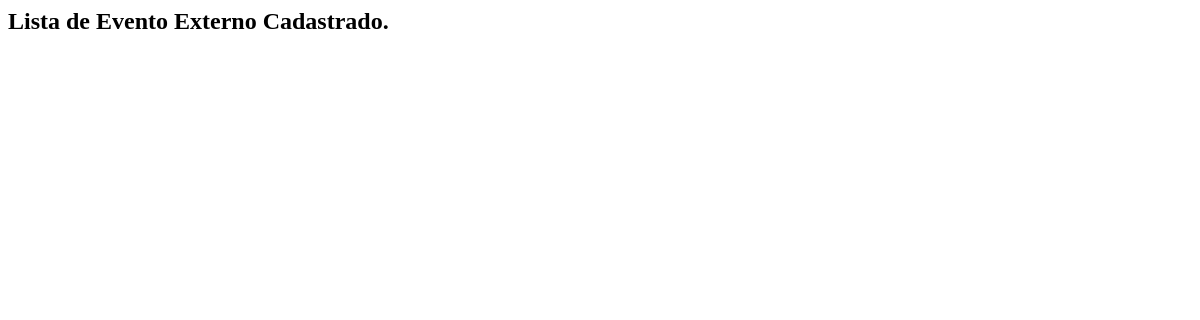
Before: /minhaAppProjetoFinal2/buscarusuarios/ with the older database file.
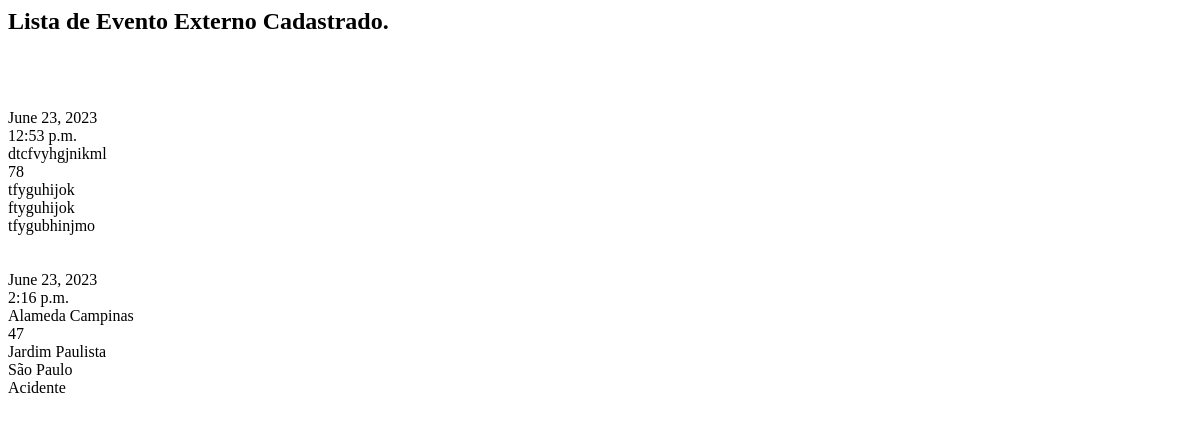
After: the same page with the newer database file.
### minhaAppProjetoFinal2/models.py (models this page shows, shortened)
class EventoExterno(models.Model):
    idEvento = models.AutoField(primary_key=True)
    dataEvento = models.DateField()
    horaEvento = models.TimeField()
    rua = models.TextField()
    numero = models.IntegerField()
    bairro = models.TextField()
    cidade = models.TextField()
    descricao = models.TextField()

### minhaAppProjetoFinal2/views.py (the view)
def buscarusuarios(request):
    listaEventoExterno = EventoExterno.objects.all()
    name='Lista de Evento Externo Cadastrado.'
    return render(request, "minhaAppProjetoFinal2/buscarusuarios.html", {'nome':name, 'listaEventoExterno':listaEventoExterno})

### minhaAppProjetoFinal2/templates/minhaAppProjetoFinal2/buscarusuarios.html
<html>
	<body>
        <h2>
            {{nome}}
        </h2>
		<br><br>
        {% for item in listaEventoExterno%}
            <b>{{item.id}}</b><br>
            {{item.dataEvento}}<br>
            {{item.horaEvento}}<br>
            {{item.rua}}<br>
            {{item.numero}}<br>
            {{item.bairro}}<br>
            {{item.cidade}}<br>
            {{item.descricao}}<br><br>
        {% endfor %}
	</body>
<html>

Changed rows visible on the page:
added EventoExterno: dataEvento "June 23, 2023", horaEvento "12:53 p.m.", rua "dtcfvyhgjnikml", numero "78", bairro "tfyguhijok", cidade "ftyguhijok", descricao "tfygubhinjmo"
added EventoExterno: dataEvento "June 23, 2023", horaEvento "2:16 p.m.", rua "Alameda Campinas", numero "47", bairro "Jardim Paulista", cidade "São Paulo", descricao "Acidente"
